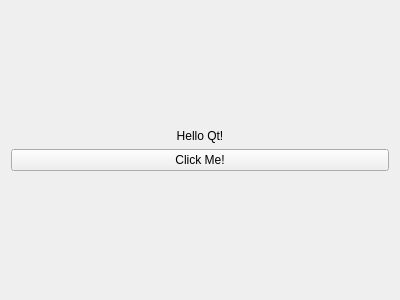
<?xml version="1.0" encoding="UTF-8"?>
<ui version="4.0">
 <class>MainWindow</class>
 <widget class="QMainWindow" name="MainWindow">
  <property name="geometry">
   <rect>
    <x>0</x>
    <y>0</y>
    <width>400</width>
    <height>300</height>
   </rect>
  </property>
  <property name="windowTitle">
   <string>Hello Qt!</string>
  </property>
  <widget class="QWidget" name="centralWidget">
   <layout class="QVBoxLayout" name="verticalLayout">
    <item>
     <spacer name="verticalSpacer">
      <property name="orientation">
       <enum>Qt::Vertical</enum>
      </property>
      <property name="sizeHint" stdset="0">
       <size>
        <width>20</width>
        <height>40</height>
       </size>
      </property>
     </spacer>
    </item>
    <item>
     <widget class="QLabel" name="label_hello">
      <property name="enabled">
       <bool>true</bool>
      </property>
      <property name="text">
       <string>Hello Qt!</string>
      </property>
      <property name="alignment">
       <set>Qt::AlignCenter</set>
      </property>
     </widget>
    </item>
    <item>
     <widget class="QPushButton" name="button_clickme">
      <property name="text">
       <string>Click Me!</string>
      </property>
     </widget>
    </item>
    <item>
     <spacer name="verticalSpacer_2">
      <property name="orientation">
       <enum>Qt::Vertical</enum>
      </property>
      <property name="sizeHint" stdset="0">
       <size>
        <width>20</width>
        <height>40</height>
       </size>
      </property>
     </spacer>
    </item>
   </layout>
  </widget>
 </widget>
 <layoutdefault spacing="6" margin="11"/>
 <resources/>
 <connections/>
</ui>
